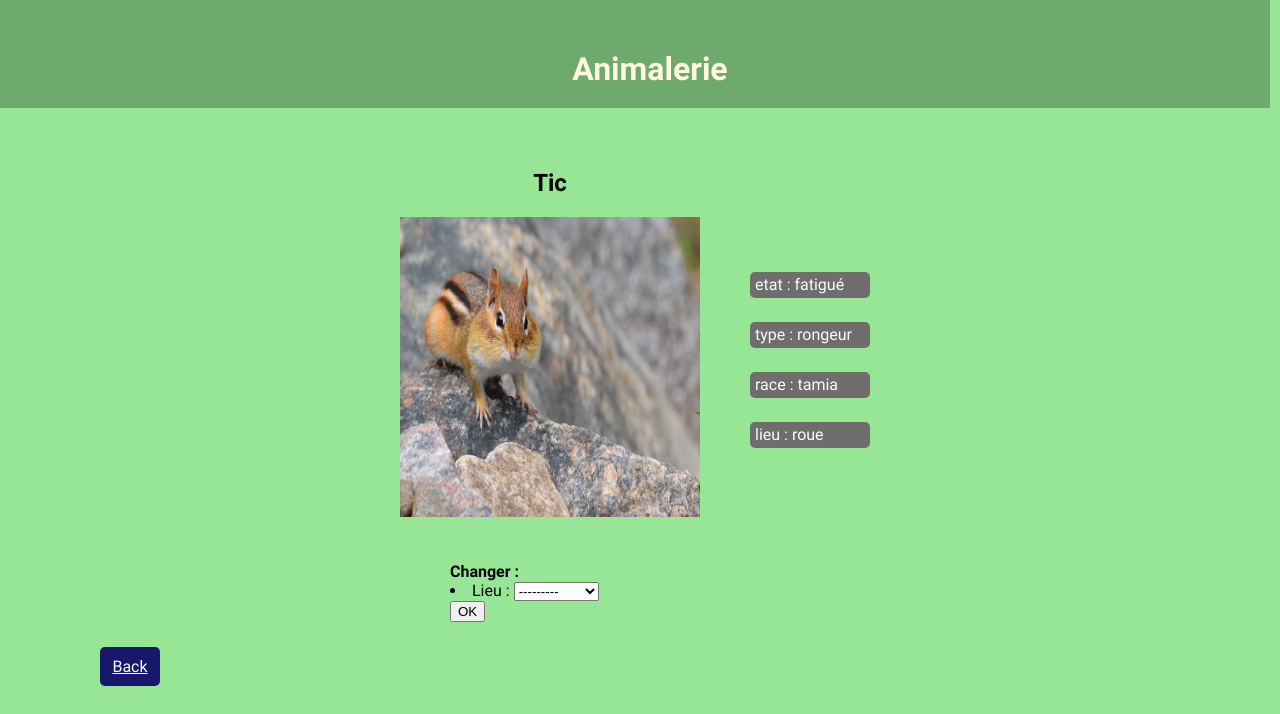
/animal/Tic/, run on an earlier commit of the app's database.
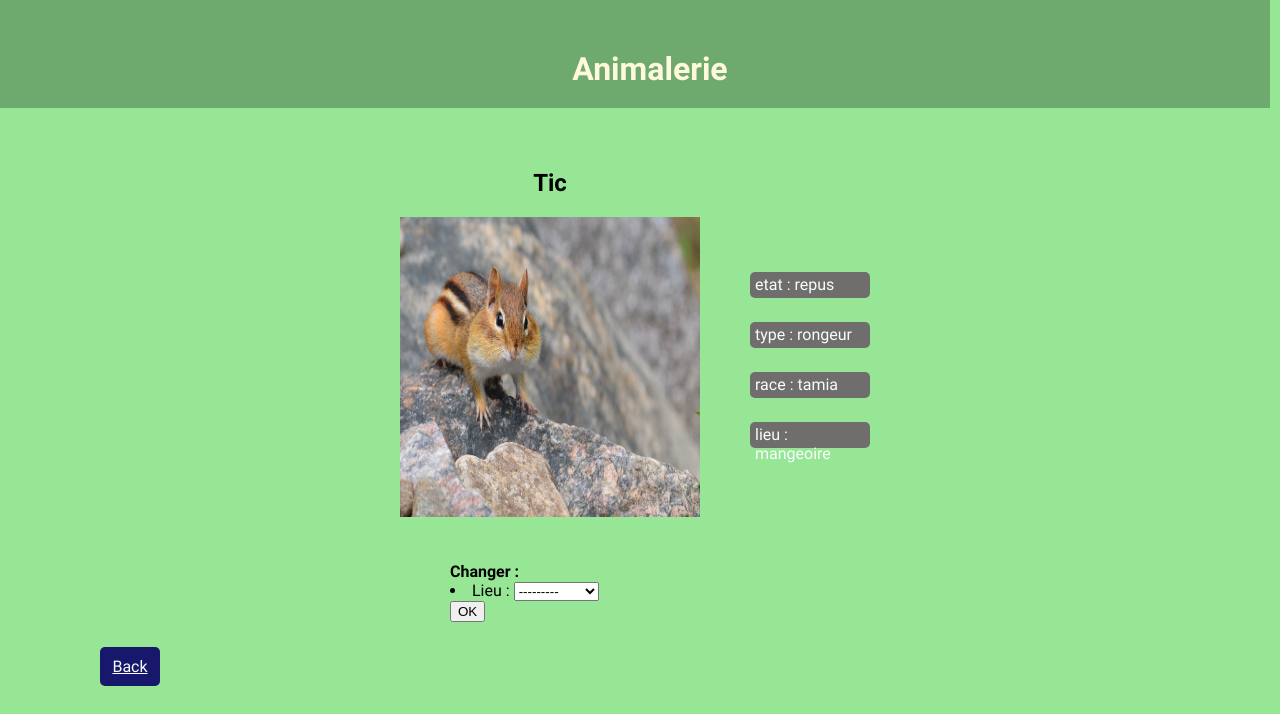
And on a later commit of the database.
### blog/models.py (models this page shows, shortened)
class Animal(models.Model):
    id_animal = models.CharField(max_length=100, primary_key=True)
    etat = models.CharField(max_length=20)
    type = models.CharField(max_length=20)
    race = models.CharField(max_length=20)
    photo = models.CharField(max_length=200)
    lieu = models.ForeignKey(Equipement, on_delete=models.CASCADE)

class Equipement(models.Model):
    id_equip = models.CharField(max_length=100, primary_key=True)
    disponibilite = models.CharField(max_length=20)
    photo = models.CharField(max_length=200)
    def __str__(self):
        return self.id_equip

### blog/views.py (the view)
# urls.py: path('animal/<str:id_animal>/', views.animal_detail, name='animal_detail'),
def animal_detail(request, id_animal):
    mangeoire = get_object_or_404(Equipement, id_equip='mangeoire')
    roue = get_object_or_404(Equipement, id_equip='roue')
    nid = get_object_or_404(Equipement, id_equip='nid')
    litière = get_object_or_404(Equipement, id_equip='litière')
    animal = get_object_or_404(Animal, id_animal=id_animal)
    ancien_lieu = get_object_or_404(Equipement, id_equip=animal.lieu)
    if request.method == "POST":
        form = MoveForm(request.POST, instance=animal)
        if form.is_valid():
            if form.data['lieu'] == 'mangeoire':
                if mangeoire.disponibilite == 'occupé':
                    return render(request ,"blog/animal_detail.html", {'animal': animal, 'message': "Impossible, le mangeoire est occupé"})
                elif animal.etat == 'affamé' and mangeoire.disponibilite == 'libre':
                    ancien_lieu.disponibilite = "libre"
                    ancien_lieu.save()
                    animal.etat = 'repus'
                    form.save()
                    nouveau_lieu = get_object_or_404(Equipement, id_equip=animal.lieu)
                    nouveau_lieu.disponibilite = "occupé"
                    nouveau_lieu.save()
                    animal.save()
                    return redirect('animal_list')
                else:
                    if ancien_lieu!= litière:
                        ancien_lieu.disponibilite = "occupé"
                        ancien_lieu.save()
                        form.save(commit=False)
                    return render(request ,"blog/animal_detail.html", {'animal': animal, 'message': f"Impossible, {animal} n'est pas affamé"})
            elif form.data['lieu'] == 'roue':
                if roue.disponibilite == 'occupé':
                    return render(request ,"blog/animal_detail.html", {'animal': animal, 'message': f"Impossible, la roue est occupée"})
                elif animal.etat == 'repus' and roue.disponibilite == 'libre':
                    ancien_lieu.disponibilite = "libre"
                    ancien_lieu.save()
                    animal.etat = 'fatigué'
                    form.save()
                    nouveau_lieu = get_object_or_404(Equipement, id_equip=animal.lieu)
                    nouveau_lieu.disponibilite = "occupé"
                    nouveau_lieu.save()
                    animal.save()
                    return redirect('animal_list')
                else:
                    if ancien_lieu!= litière:
                        ancien_lieu.disponibilite = "occupé"
                        ancien_lieu.save()
                        form.save(commit=False)
                    return render(request ,"blog/animal_detail.html", {'animal': animal, 'message': f"Impossible, {animal} n'est pas repus"})
            elif form.data['lieu'] == 'nid':
                if nid.disponibilite == 'occupé':
                    return render(request ,"blog/animal_detail.html", {'animal': animal, 'message': f"Impossible, le nid est occupé"})
                elif animal.etat == 'fatigué' and nid.disponibilite == 'libre':
                    ancien_lieu.disponibilite = "libre"
                    ancien_lieu.save()
                    animal.etat = 'endormis'
                    form.save()
                    nouveau_lieu = get_object_or_404(Equipement, id_equip=animal.lieu)
                    nouveau_lieu.disponibilite = "occupé"
                    nouveau_lieu.save()
                    animal.save()
                    return redirect('animal_list')
                else:
                    if ancien_lieu!= litière:
                        ancien_lieu.disponibilite = "occupé"
                        ancien_lieu.save()
                        form.save(commit=False)
                    return render(request ,"blog/animal_detail.html", {'animal': animal, 'message': f"Impossible, {animal} n'est pas fatigué"})
            elif form.data['lieu'] == 'litière':
                if litière.disponibilite == 'occupé':
                    return render(request ,"blog/animal_detail.html", {'animal': animal, 'message': f"Impossible, la litière est occupée"})
                elif animal.etat == 'endormis' and litière.disponibilite == 'libre':
                    ancien_lieu.disponibilite = "libre"
                    ancien_lieu.save()
                    animal.etat = 'affamé'
                    form.save()
                    nouveau_lieu = get_object_or_404(Equipement, id_equip=animal.lieu)
                    nouveau_lieu.disponibilite = "libre"
                    nouveau_lieu.save()
                    animal.save()
                    return redirect('animal_list')
                else:
                    if ancien_lieu!= litière:
                        ancien_lieu.disponibilite = "occupé"
                        ancien_lieu.save()
                        form.save(commit=False)
                    return render(request ,"blog/animal_detail.html", {'animal': animal, 'message': f"Impossible, {animal} n'est pas endormi"})
        else:
            form = MoveForm()
    else:
        form = MoveForm()
    return render(request, 'blog/animal_detail.html', {'animal': animal, 'lieu': animal.lieu, 'form': form})

### blog/forms.py
class MoveForm(forms.ModelForm):
    class Meta:
        model = Animal
        fields = ('lieu',)

### blog/templates/blog/animal_detail.html
{% extends 'blog/base.html' %}
{% load static %}
{% block content %}
<div>
    {% if message %}
    <div class="message">
        <div class='texte-message'>{{message}}</div>
    </div>
    <div class='back'><a href="{% url 'animal_list' %}">Back</a></div>
    {% else %}
    <div class="animal">
        <h2 class='titre_animal'>{{ animal.id_animal }}</h2>
        <div class="description">
            <div class="etat_detail"> etat : {{ animal.etat }}</div>
            <div class="type_detail"> type : {{ animal.type }}</div>
            <div class="race_detail"> race : {{ animal.race }}</div>
            <div class="lieu_detail"> lieu : {{ animal.lieu }}</div>
        </div>
        <div class="photo_detail">
            <img src="/{{animal.photo}}" width="300" height="300">
        </div>
    </div>
    <div class="centrer">
        <form method="POST" class="post-form">{% csrf_token %}
            <b> Changer : </b> {{ form.as_ul }}
            <button type="submit" class="btn btn-outline-light">OK</button>
        </form>
    </div>
    <div class='back_bis'><a href="{% url 'animal_list' %}">Back</a></div>
    {% endif %}
</div>
{% endblock %}

What changed in the data, as far as the page shows it:
changed Animal "Tic": etat "fatigué" → "repus"; lieu "roue" → "mangeoire"
